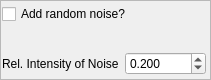
     <widget class="QFrame" name="frame_4">
      <property name="geometry">
       <rect>
        <x>740</x>
        <y>320</y>
        <width>211</width>
        <height>80</height>
       </rect>
      </property>
      <property name="frameShape">
       <enum>QFrame::StyledPanel</enum>
      </property>
      <property name="frameShadow">
       <enum>QFrame::Raised</enum>
      </property>
      <widget class="QWidget" name="layoutWidget">
       <property name="geometry">
        <rect>
         <x>2</x>
         <y>4</y>
         <width>204</width>
         <height>71</height>
        </rect>
       </property>
       <layout class="QVBoxLayout" name="verticalLayout_7">
        <item>
         <widget class="QCheckBox" name="checkBox_random_noise">
          <property name="text">
           <string>Add random noise?</string>
          </property>
         </widget>
        </item>
        <item>
         <spacer name="verticalSpacer">
          <property name="orientation">
           <enum>Qt::Vertical</enum>
          </property>
          <property name="sizeHint" stdset="0">
           <size>
            <width>20</width>
            <height>40</height>
           </size>
          </property>
         </spacer>
        </item>
        <item>
         <layout class="QHBoxLayout" name="horizontalLayout_25">
          <item>
           <widget class="QLabel" name="label_23">
            <property name="text">
             <string>Rel. Intensity of Noise</string>
            </property>
           </widget>
          </item>
          <item>
           <widget class="QDoubleSpinBox" name="doubleSpinBox_noise">
            <property name="decimals">
             <number>3</number>
            </property>
            <property name="maximum">
             <double>1.500000000000000</double>
            </property>
            <property name="singleStep">
             <double>0.001000000000000</double>
            </property>
            <property name="value">
             <double>0.200000000000000</double>
            </property>
           </widget>
          </item>
         </layout>
        </item>
       </layout>
      </widget>
     </widget>
